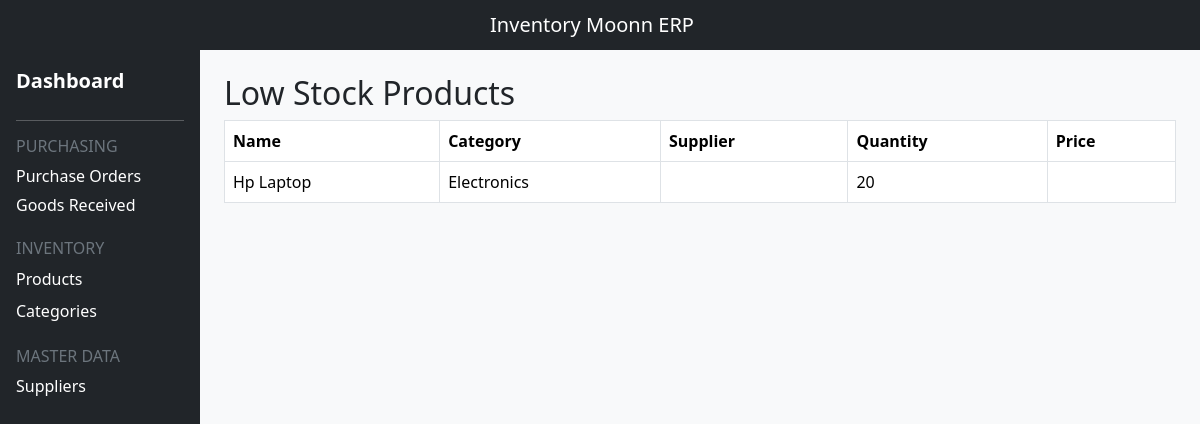
Before: /low_stock/ with the older database file.
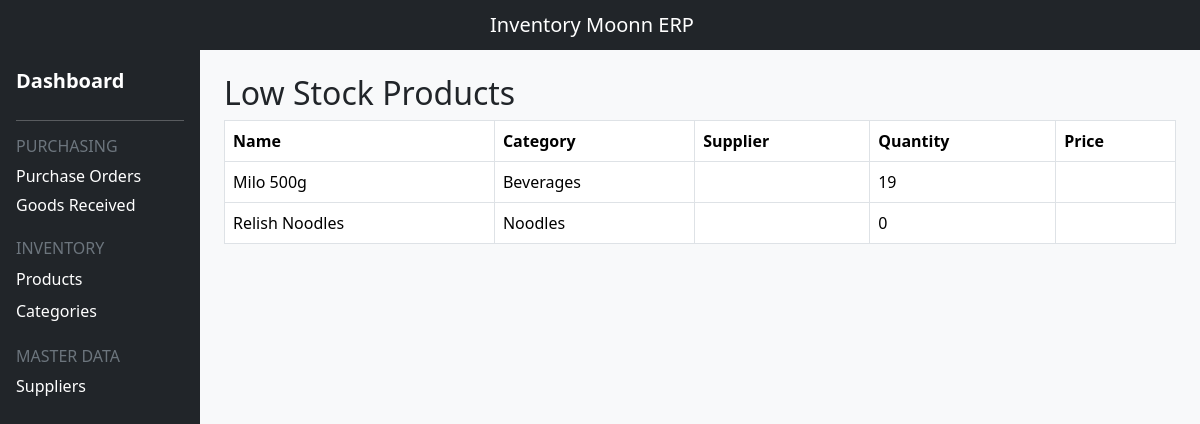
After: the same page with the newer database file.
### invmanagementsys/models.py (models this page shows, shortened)
class Product(models.Model):
    name = models.CharField(max_length=200)
    category = models.ForeignKey(Category, on_delete=models.CASCADE)
    quantity = models.PositiveIntegerField(default=0)
    cost_price = models.DecimalField(max_digits=10, decimal_places=2)
    selling_price = models.DecimalField(max_digits=10, decimal_places=2)

class Category(models.Model):
    name = models.CharField(max_length=200)
    class Meta:
        verbose_name_plural ="Categories"

### invmanagementsys/views.py (the view)
# urls.py: path("low_stock/", views.low_stock_list, name="low_stock_list"),
def low_stock_list(request):
     products = Product.objects.filter(quantity__lte=20)
     return render(request, "invmanagementsys/low_stock_list.html",{
        "products": products
     })

### invmanagementsys/templates/invmanagementsys/low_stock_list.html
{% extends "invmanagementsys/base.html" %}
{% block content %}
<h2>Low Stock Products</h2>
<table class = "table table-bordered">
    <thead>
        <tr>
            <th>Name</th>
            <th>Category</th>
            <th>Supplier</th>
            <th>Quantity</th>
            <th>Price</th>
        </tr>
    </thead>
    <tbody>
        {% for product in products %}
        <tr>
           <td>{{ product.name }}</td>
           <td>{{ product.category.name }}</td>
           <td>{{ product.supply.supplier.name }}</td>
           <td>{{ product.quantity }}</td>
           <td>{{ product.price }}</td>
        </tr>
        {% endfor %}
    </tbody>
</table>
{% endblock %}

### invmanagementsys/templates/invmanagementsys/base.html (shortened to what this page needs)
<!DOCTYPE html>
<html>
<head>
   <link href="https://cdn.jsdelivr.net/npm/bootstrap@5.3.7/dist/css/bootstrap.min.css" rel="stylesheet">
</head>
<body class ="bg-light">
    <nav class="navbar navbar-dark bg-dark">
        <div class ="container-fluid d-flex justify-content-center">
            <span class="navbar-brand mb-0 h1">
                Inventory Moonn ERP
            </span>
        </div>
    </nav>
    <div class="container-fluid">
        <div class="row">
            <div class="col-md-2 bg-dark text-white min-vh-100 p-3">
                <a href="{% url 'dashboard' %}"
                   class="d-block text-white text-decoration-none mb-4 fs-5 fw-5 fw-bold">
                   Dashboard
                </a>
                <hr>
                <h6 class="text-secondary">
                    PURCHASING
                </h6>
                <a href="{% url 'purchase_order_list' %}"
                   class="d-block text-white text-decoration-none mb-2">
                   Purchase Orders
                </a>
                <h6 href="{% url 'goods_received_list'  %}"
                     class="d-block text-white text-decoration-none mb-4">
                      Goods Received
                <h6 class="text-secondary">
                    INVENTORY
                </h6>
                <a href="{% url 'goods_received_list'  %}"
                   class="d-block text-white text-decoration-none mb-2">
                   Products
                </a>
                <a href="{% url 'category_list' %}"
                     class="d-block text-white text-decoration-none mb-4">
                     Categories
                </a>
                <h6 class="text-secondary">
                    MASTER DATA
                </h6>
                <a href="{% url 'supplier_list' %}"
                   class ="d-block text-white text-decoration-none">
                   Suppliers
                </a>
            </div>
            <div class="col-md-10 p-4">
                  {% block content %}
                  {% endblock %}
            </div>
        </div>
    </div>
</body>
</html>

Changed rows visible on the page:
removed Product: name "Hp Laptop", category.name "Electronics", quantity "20"
added Product: name "Milo 500g", category.name "Beverages", quantity "19"
added Product: name "Relish Noodles", category.name "Noodles", quantity "0"
